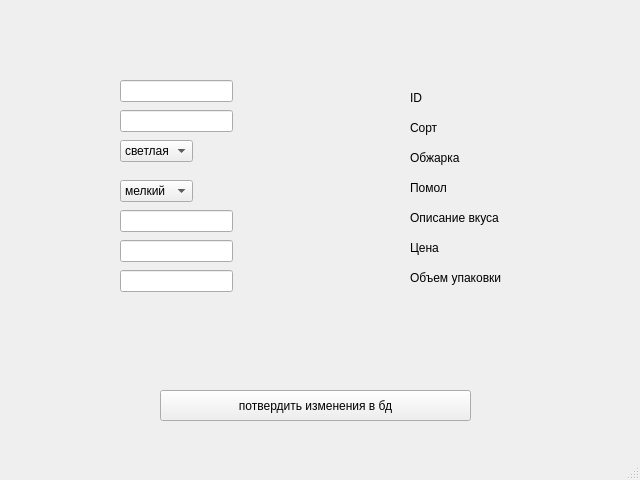
<?xml version="1.0" encoding="UTF-8"?>
<ui version="4.0">
 <class>MainWindow</class>
 <widget class="QMainWindow" name="MainWindow">
  <property name="geometry">
   <rect>
    <x>0</x>
    <y>0</y>
    <width>640</width>
    <height>480</height>
   </rect>
  </property>
  <property name="windowTitle">
   <string>MainWindow</string>
  </property>
  <widget class="QWidget" name="centralwidget">
   <widget class="QPushButton" name="verd_btn">
    <property name="geometry">
     <rect>
      <x>160</x>
      <y>390</y>
      <width>311</width>
      <height>31</height>
     </rect>
    </property>
    <property name="text">
     <string>потвердить изменения в бд</string>
    </property>
   </widget>
   <widget class="QLineEdit" name="id_line">
    <property name="enabled">
     <bool>true</bool>
    </property>
    <property name="geometry">
     <rect>
      <x>120</x>
      <y>80</y>
      <width>113</width>
      <height>22</height>
     </rect>
    </property>
    <property name="text">
     <string/>
    </property>
   </widget>
   <widget class="QLineEdit" name="name_line">
    <property name="enabled">
     <bool>true</bool>
    </property>
    <property name="geometry">
     <rect>
      <x>120</x>
      <y>110</y>
      <width>113</width>
      <height>22</height>
     </rect>
    </property>
    <property name="text">
     <string/>
    </property>
   </widget>
   <widget class="QLineEdit" name="taste_line">
    <property name="enabled">
     <bool>true</bool>
    </property>
    <property name="geometry">
     <rect>
      <x>120</x>
      <y>210</y>
      <width>113</width>
      <height>22</height>
     </rect>
    </property>
   </widget>
   <widget class="QLineEdit" name="price_line">
    <property name="enabled">
     <bool>true</bool>
    </property>
    <property name="geometry">
     <rect>
      <x>120</x>
      <y>240</y>
      <width>113</width>
      <height>22</height>
     </rect>
    </property>
   </widget>
   <widget class="QLineEdit" name="volume_line">
    <property name="enabled">
     <bool>true</bool>
    </property>
    <property name="geometry">
     <rect>
      <x>120</x>
      <y>270</y>
      <width>113</width>
      <height>22</height>
     </rect>
    </property>
   </widget>
   <widget class="QComboBox" name="roast_box">
    <property name="enabled">
     <bool>true</bool>
    </property>
    <property name="geometry">
     <rect>
      <x>120</x>
      <y>140</y>
      <width>73</width>
      <height>22</height>
     </rect>
    </property>
    <item>
     <property name="text">
      <string>светлая</string>
     </property>
    </item>
    <item>
     <property name="text">
      <string>средняя</string>
     </property>
    </item>
    <item>
     <property name="text">
      <string>темная</string>
     </property>
    </item>
   </widget>
   <widget class="QComboBox" name="grind_box">
    <property name="enabled">
     <bool>true</bool>
    </property>
    <property name="geometry">
     <rect>
      <x>120</x>
      <y>180</y>
      <width>73</width>
      <height>22</height>
     </rect>
    </property>
    <item>
     <property name="text">
      <string>мелкий</string>
     </property>
    </item>
    <item>
     <property name="text">
      <string>средний</string>
     </property>
    </item>
    <item>
     <property name="text">
      <string>крупный</string>
     </property>
    </item>
   </widget>
   <widget class="QLabel" name="label">
    <property name="geometry">
     <rect>
      <x>410</x>
      <y>90</y>
      <width>55</width>
      <height>16</height>
     </rect>
    </property>
    <property name="text">
     <string>ID</string>
    </property>
   </widget>
   <widget class="QLabel" name="label_2">
    <property name="geometry">
     <rect>
      <x>410</x>
      <y>120</y>
      <width>55</width>
      <height>16</height>
     </rect>
    </property>
    <property name="text">
     <string>Сорт</string>
    </property>
   </widget>
   <widget class="QLabel" name="label_3">
    <property name="geometry">
     <rect>
      <x>410</x>
      <y>150</y>
      <width>55</width>
      <height>16</height>
     </rect>
    </property>
    <property name="text">
     <string>Обжарка</string>
    </property>
   </widget>
   <widget class="QLabel" name="label_4">
    <property name="geometry">
     <rect>
      <x>410</x>
      <y>180</y>
      <width>55</width>
      <height>16</height>
     </rect>
    </property>
    <property name="text">
     <string>Помол</string>
    </property>
   </widget>
   <widget class="QLabel" name="label_5">
    <property name="geometry">
     <rect>
      <x>410</x>
      <y>210</y>
      <width>111</width>
      <height>16</height>
     </rect>
    </property>
    <property name="text">
     <string>Описание вкуса</string>
    </property>
   </widget>
   <widget class="QLabel" name="label_6">
    <property name="geometry">
     <rect>
      <x>410</x>
      <y>240</y>
      <width>55</width>
      <height>16</height>
     </rect>
    </property>
    <property name="text">
     <string>Цена</string>
    </property>
   </widget>
   <widget class="QLabel" name="label_7">
    <property name="geometry">
     <rect>
      <x>410</x>
      <y>270</y>
      <width>111</width>
      <height>16</height>
     </rect>
    </property>
    <property name="text">
     <string>Объем упаковки</string>
    </property>
   </widget>
   <widget class="QLabel" name="statuslabel">
    <property name="geometry">
     <rect>
      <x>220</x>
      <y>20</y>
      <width>161</width>
      <height>16</height>
     </rect>
    </property>
    <property name="text">
     <string/>
    </property>
   </widget>
  </widget>
  <widget class="QMenuBar" name="menubar">
   <property name="geometry">
    <rect>
     <x>0</x>
     <y>0</y>
     <width>640</width>
     <height>26</height>
    </rect>
   </property>
  </widget>
  <widget class="QStatusBar" name="statusbar"/>
 </widget>
 <resources/>
 <connections/>
</ui>
